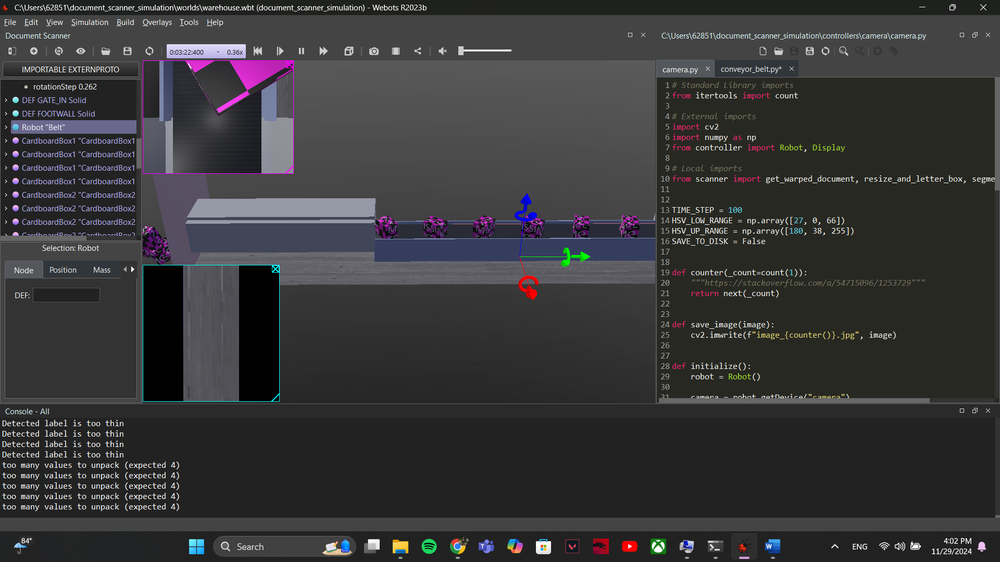
#> input picture Week 10/Document_Scanner.png, 1000 x 562 px, shrunk from 1920 x 1080 before the run
$ jupyter execute Week_10.ipynb   (shell and % lines are left out)   (older library calls are emulated)
#> lines starting #> are read from the running program, lines starting #| are printed output that depends on the picture
Install OpenCV di Google Colab

Setup dan Persiapan Gambar

[cell 1]
from google.colab import files
import cv2
import numpy as np
import matplotlib.pyplot as plt

# Upload gambar
uploaded = files.upload()
#> the answer given: Document_Scanner.png
image_path = list(uploaded.keys())[0]

# Load gambar
image = cv2.imread(image_path, cv2.IMREAD_COLOR)
#> image is the input picture: shape (562, 1000, 3); mean B, G, R 56.7, 55.4, 55.7
image = cv2.cvtColor(image, cv2.COLOR_BGR2RGB)  # Convert BGR to RGB for display

# Tampilkan gambar asli
plt.imshow(image)
plt.title("Uploaded Image")
plt.axis('off')
plt.show()

Filter Moving Average

[cell 2]
# Membuat filter moving average
kernel = np.ones((5, 5), np.float32) / 25
smoothed_image = cv2.filter2D(image, -1, kernel)
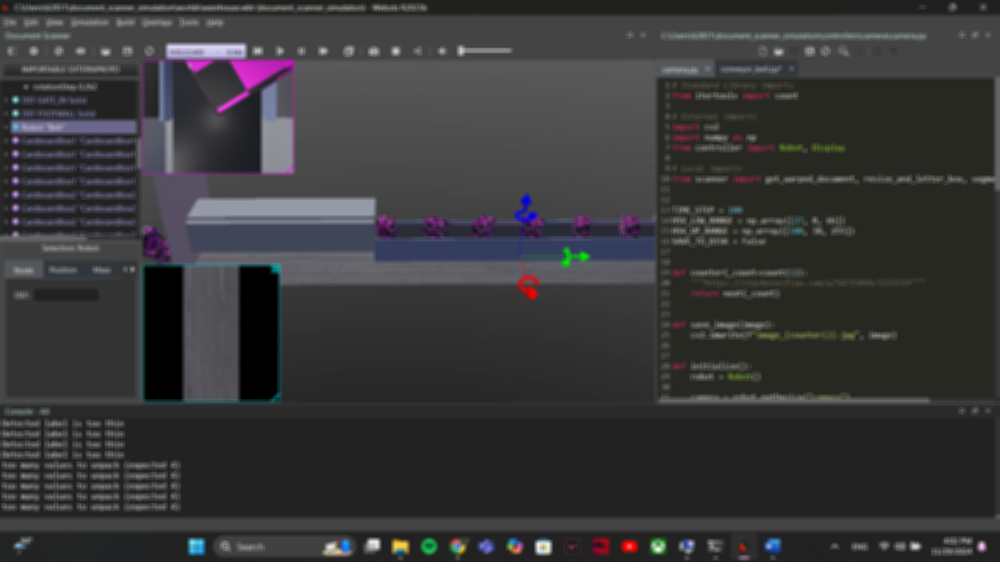
#> smoothed_image: shape (562, 1000, 3); mean R, G, B 55.7, 55.4, 56.7

# Tampilkan hasil
plt.imshow(smoothed_image)
plt.title("Moving Average Filter")
plt.axis('off')
plt.show()

Deteksi Fitur dengan SIFT

[cell 3]
# Konversi ke grayscale
gray_image = cv2.cvtColor(image, cv2.COLOR_RGB2GRAY)
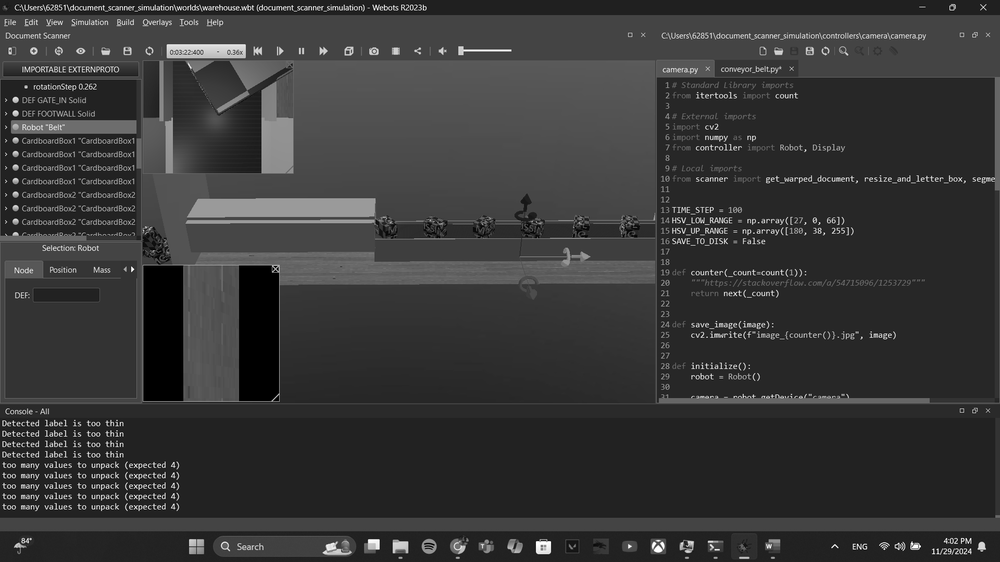
#> gray_image: shape (562, 1000); min 0, max 255, mean 55.6

# Inisialisasi SIFT
sift = cv2.SIFT_create()

# Deteksi fitur
keypoints, descriptors = sift.detectAndCompute(gray_image, None)
#> keypoints = 1754 keypoints; strongest (x, y, size): (132, 269, 2.2), (543, 547, 10.5), (982, 546, 5.3), (374, 544, 8.3)

# Gambar keypoints
sift_image = cv2.drawKeypoints(image, keypoints, None, flags=cv2.DRAW_MATCHES_FLAGS_DRAW_RICH_KEYPOINTS)
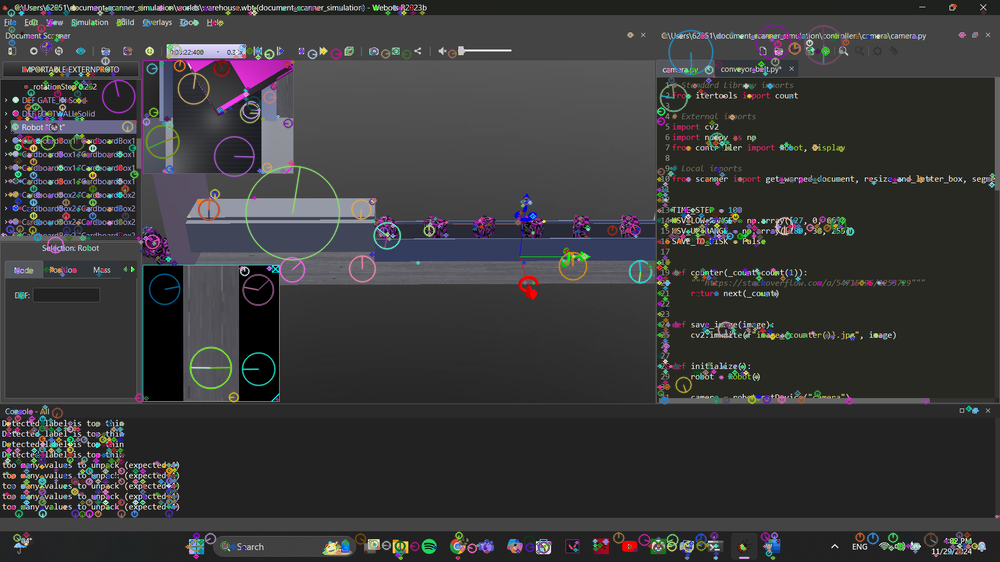
#> sift_image: shape (562, 1000, 3); mean R, G, B 58, 57.8, 58.7

# Tampilkan hasil
plt.imshow(sift_image)
plt.title("SIFT Feature Detection")
plt.axis('off')
plt.show()

Representasi Histogram Gambar

[cell 4]
# Hitung histogram untuk masing-masing channel (RGB)
colors = ('r', 'g', 'b')
plt.figure(figsize=(10, 5))

for i, color in enumerate(colors):
    hist = cv2.calcHist([image], [i], None, [256], [0, 256])
    plt.plot(hist, color=color)
    plt.xlim([0, 256])

plt.title("Histogram Gambar")
plt.xlabel("Intensity Value")
plt.ylabel("Pixel Count")
plt.show()
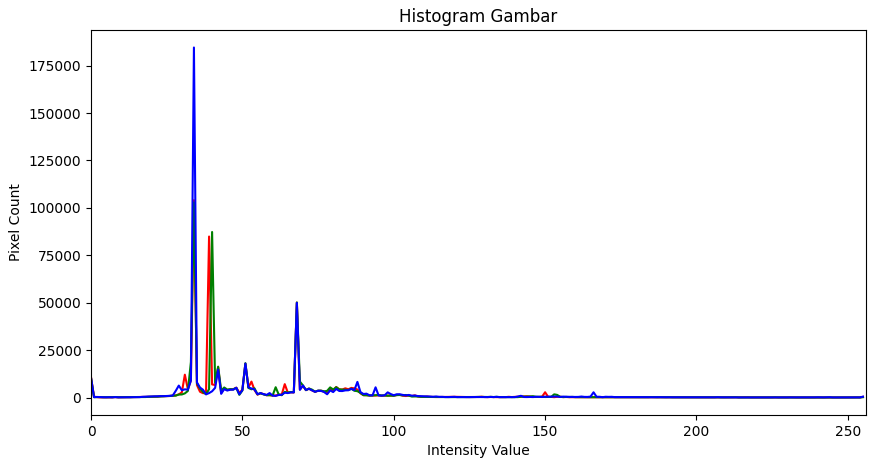
#> figure drawn by matplotlib, 1 panel; curve peaks at x = 34, y = 104050; curve peaks at x = 34, y = 102841; curve peaks at x = 34, y = 184544

Gaussian Smoothing

[cell 5]
# Aplikasi Gaussian Blur
gaussian_blurred = cv2.GaussianBlur(image, (5, 5), 0)

# Tampilkan hasil
plt.imshow(gaussian_blurred)
plt.title("Gaussian Smoothing")
plt.axis('off')
plt.show()

Deteksi Tepi dengan Sobel Filter

[cell 6]
# Konversi ke grayscale
gray_image = cv2.cvtColor(image, cv2.COLOR_RGB2GRAY)

# Sobel filter
sobelx = cv2.Sobel(gray_image, cv2.CV_64F, 1, 0, ksize=3)  # Gradien x
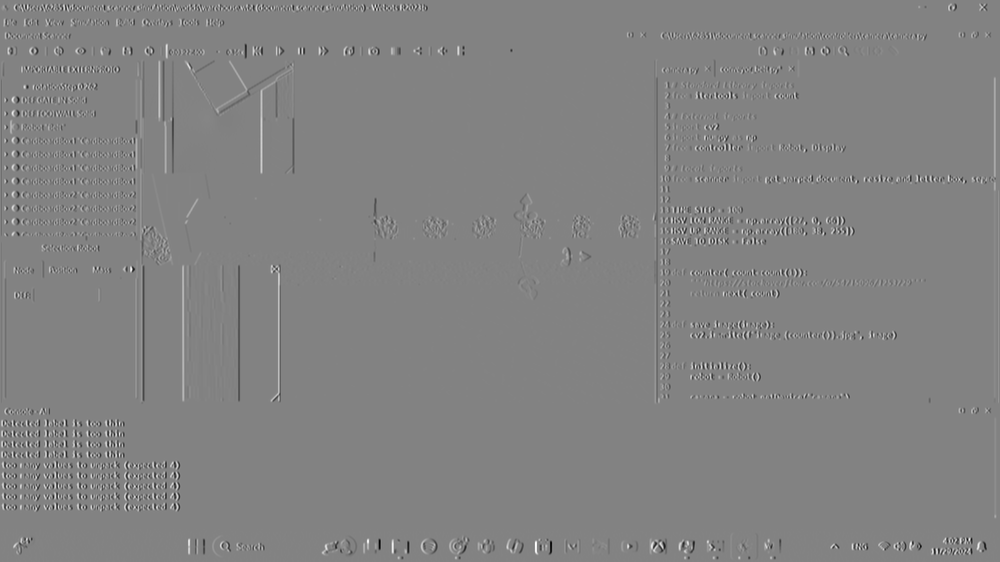
#> sobelx: shape (562, 1000) float64; min -939, max 891, mean 0.1; drawn with min black and max white
sobely = cv2.Sobel(gray_image, cv2.CV_64F, 0, 1, ksize=3)  # Gradien y
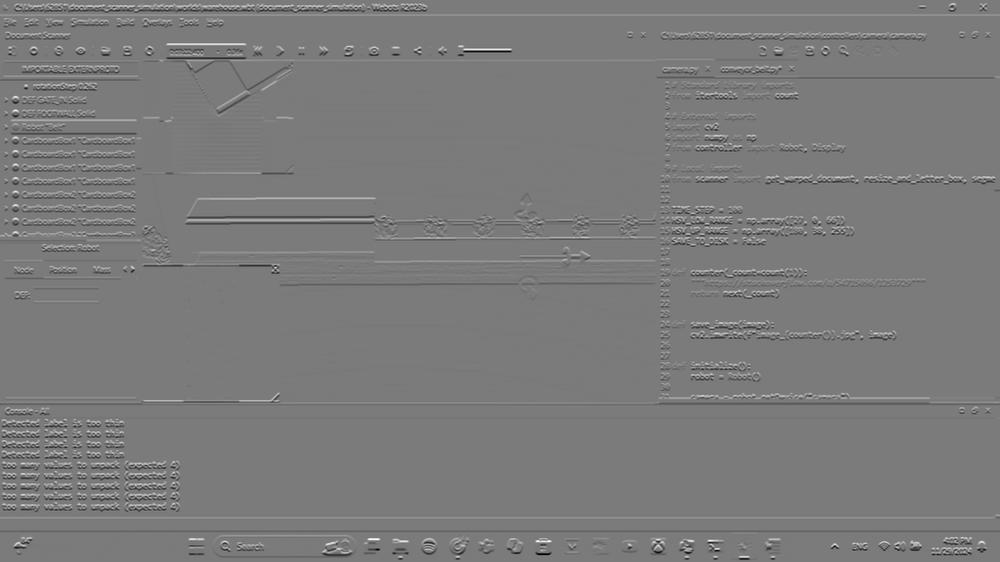
#> sobely: shape (562, 1000) float64; min -865, max 928, mean 0; drawn with min black and max white

# Kombinasi gradien
sobel_combined = cv2.magnitude(sobelx, sobely)
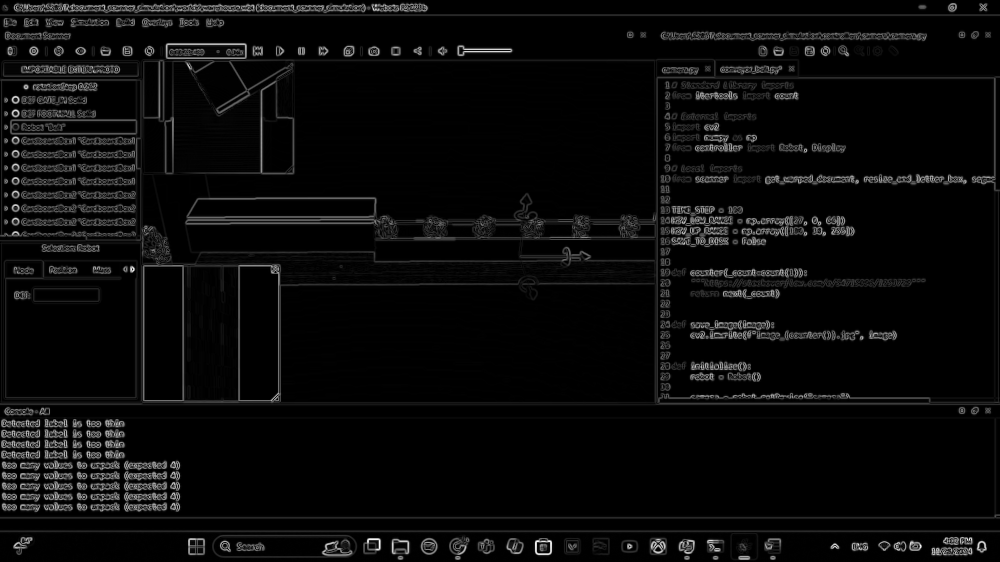
#> sobel_combined: shape (562, 1000) float64; min 0, max 939.2, mean 38.5; drawn with min black and max white

# Tampilkan hasil
plt.imshow(sobel_combined, cmap='gray')
plt.title("Sobel Edge Detection")
plt.axis('off')
plt.show()

Representasi Fitur dengan HOG (Histogram of Oriented Gradients)

[cell 7]
from skimage.feature import hog
from skimage import exposure

# Konversi ke grayscale
gray_image = cv2.cvtColor(image, cv2.COLOR_RGB2GRAY)

# Ekstraksi fitur HOG
hog_features, hog_image = hog(
    gray_image,
    orientations=9,
    pixels_per_cell=(8, 8),
    cells_per_block=(2, 2),
    block_norm='L2-Hys',
    visualize=True,
    feature_vector=True
)
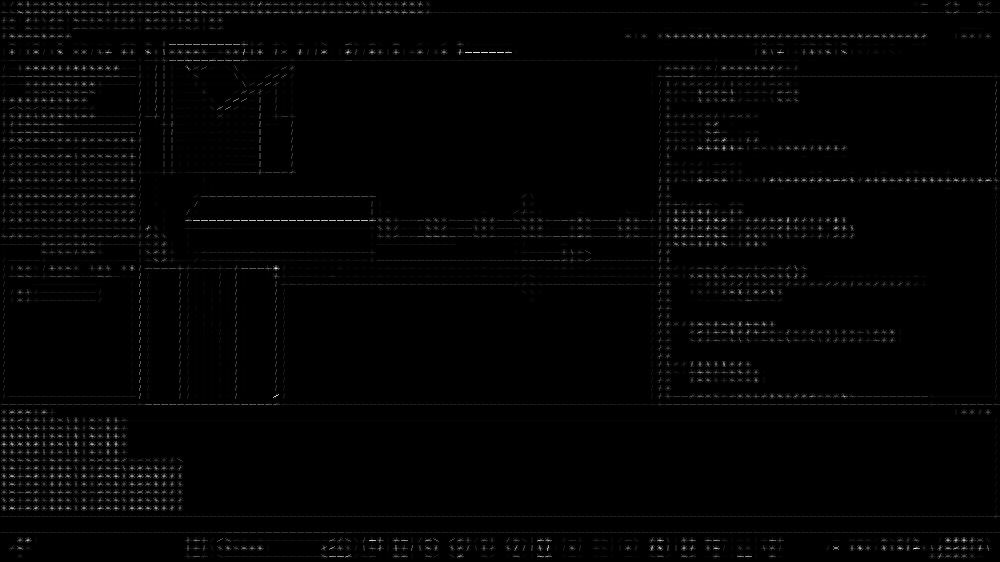
#> hog_image: shape (562, 1000) float64; min 0, max 80.84, mean 1.1; drawn with min black and max white

# Tampilkan hasil
plt.imshow(hog_image, cmap='gray')
plt.title("HOG Feature Representation")
plt.axis('off')
plt.show()

$ run again, on Week 10/visual-tracking.png
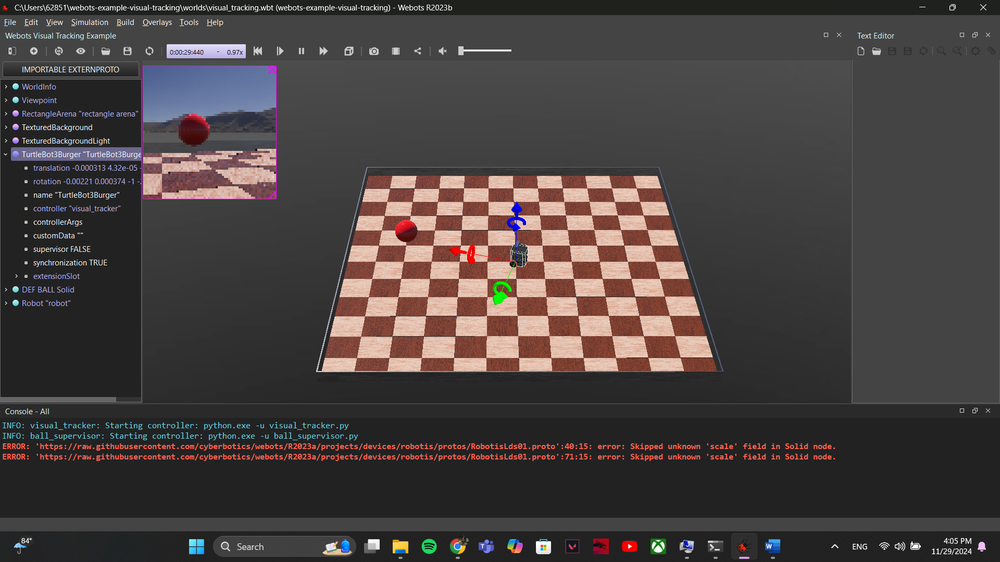
#> input picture Week 10/visual-tracking.png, 1000 x 562 px, shrunk from 1920 x 1080 before the run
#> image is the input picture: shape (562, 1000, 3); mean B, G, R 64.2, 65.1, 71.9
#> `gray_image = cv2.cvtColor(image, cv2.COLOR_RGB2GRAY)`:
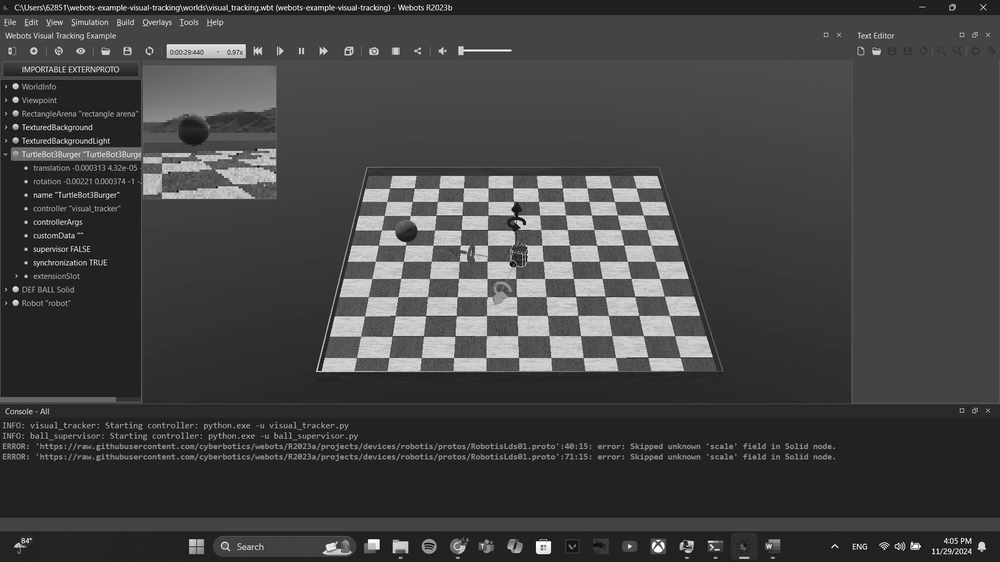
#> gray_image: shape (562, 1000); min 0, max 255, mean 67.1
#> keypoints = 2140 keypoints; strongest (x, y, size): (543, 547, 10.5), (982, 546, 5.3), (374, 544, 8.3), (15, 99, 3.9)
#> `hog_features, hog_image = hog( gray_image, orientations=9, pixels_per_..`:
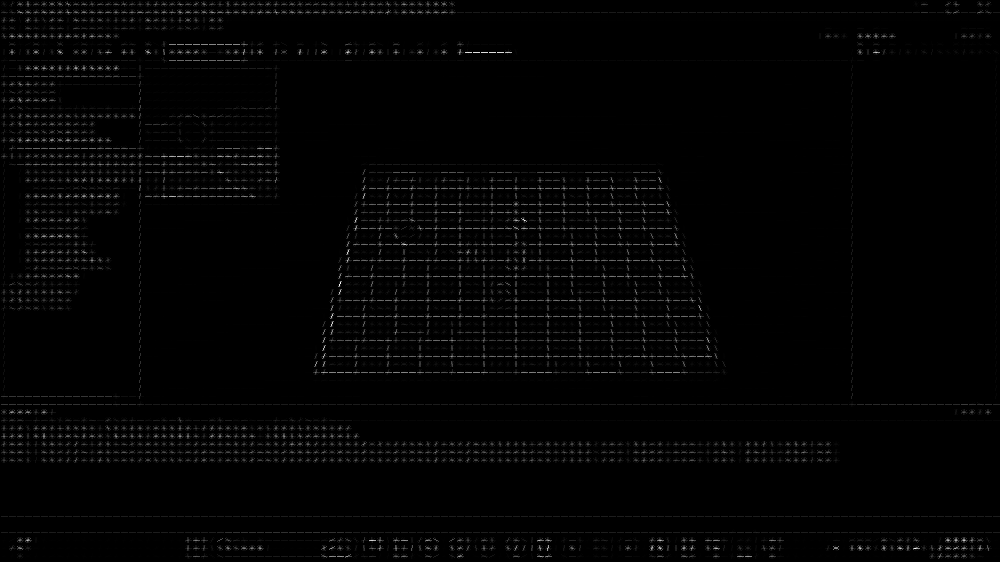
#> hog_image: shape (562, 1000) float64; min 0, max 81.96, mean 1.2; drawn with min black and max white
